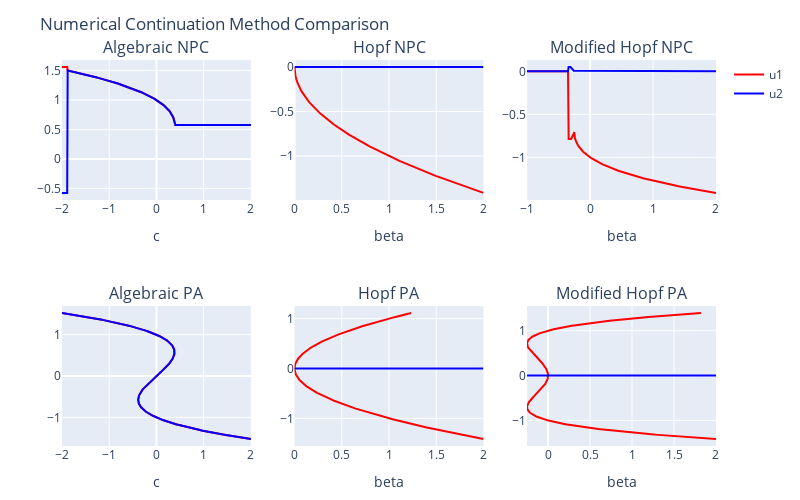

Notebook source saved alongside this figure:
### Code cell
include("../examples/example_functions.jl")
include("../numerical_continuation.jl")
include("../visualisation.jl")


# Excercise 1
algebraic_pv_1, algebraic_c_1 = continuation(
    algebraic,
    [-1 0],
    6,
    "c",
    -2:0.01:2,
    method = "natural_parameter_continuation",
    discretisation = "none",
);

hopf2d_pv_1, hopf2d_c_1 = continuation(
    hopf2d,
    [-1 0],
    6,
    "beta",
    2:-0.01:0,
    method = "natural_parameter_continuation",
    discretisation = "shooting",
);

hopf2d_mod_pv_1, hopf2d_mod_c_1 = continuation(
    hopf2d_modified,
    [-1 0],
    6,
    "beta",
    2:-0.01:-1,
    method = "natural_parameter_continuation",
    discretisation = "shooting",
);


# Excercise 2
algebraic_pv_2, algebraic_c_2 = continuation(
    algebraic,
    [1 1],
    6,
    "c",
    -2:0.01:2,
    method = "pseudo_arclength",
    discretisation = "none",
);

hopf2d_pv_2, hopf2d_c_2 = continuation(
    hopf2d,
    [-1 0],
    6,
    "beta",
    2:-0.01:0,
    method = "pseudo_arclength",
    discretisation = "shooting",
);

hopf2d_mod_pv_2, hopf2d_mod_c_2 = continuation(
    hopf2d_modified,
    [-1 0],
    6,
    "beta",
    2:-0.01:-1,
    method = "pseudo_arclength",
    discretisation = "shooting",
);

# Create traces
p1_u1 = scatter(x = algebraic_pv_1,y = algebraic_c_1[:,1],mode="lines",name="u1",showlegend=true, line=attr(color="red"))
p1_u2 = scatter(x = algebraic_pv_1,y = algebraic_c_1[:,2],mode="lines",name="u2",showlegend=true, line=attr(color="blue"))

p2_u1 = scatter(x = hopf2d_pv_1,y = hopf2d_c_1[:,1],mode="lines",name="u1",showlegend=false, line=attr(color="red"))
p2_u2 = scatter(x = hopf2d_pv_1,y = hopf2d_c_1[:,2],mode="lines",name="u2",showlegend=false, line=attr(color="blue"))

p3_u1 = scatter(x = hopf2d_mod_pv_1,y = hopf2d_mod_c_1[:,1],mode="lines",name="u1",showlegend=false, line=attr(color="red"))
p3_u2 = scatter(x = hopf2d_mod_pv_1,y = hopf2d_mod_c_1[:,2],mode="lines",name="u2",showlegend=false, line=attr(color="blue"))

p4_u1 = scatter(x = algebraic_pv_2,y = algebraic_c_2[:,1],mode="lines",name="u1",showlegend=false, line=attr(color="red"))
p4_u2 = scatter(x = algebraic_pv_2,y = algebraic_c_2[:,2],mode="lines",name="u2",showlegend=false, line=attr(color="blue"))

p5_u1 = scatter(x = hopf2d_pv_2,y = hopf2d_c_2[:,1],mode="lines",name="u1",showlegend=false, line=attr(color="red"))
p5_u2 = scatter(x = hopf2d_pv_2,y = hopf2d_c_2[:,2],mode="lines",name="u2",showlegend=false, line=attr(color="blue"))

p6_u1 = scatter(x = hopf2d_mod_pv_2,y = hopf2d_mod_c_2[:,1],mode="lines",name="u1",showlegend=false, line=attr(color="red"))
p6_u2 = scatter(x = hopf2d_mod_pv_2,y = hopf2d_mod_c_2[:,2],mode="lines",name="u2",showlegend=false, line=attr(color="blue"))



p1 = plot([p1_u1, p1_u2], Layout(title="Algebraic NPC", xaxis_title = "c", yaxis_title = ""))
p2 = plot([p2_u1, p2_u2], Layout(title="Hopf NPC", xaxis_title = "beta", yaxis_title = ""))
p3 = plot([p3_u1, p3_u2], Layout(title="Modified Hopf NPC", xaxis_title = "beta", yaxis_title = ""))
p4 = plot([p4_u1, p4_u2], Layout(title="Algebraic PA", xaxis_title = "c", yaxis_title = ""))
p5 = plot([p5_u1, p5_u2], Layout(title="Hopf PA", xaxis_title = "beta", yaxis_title = ""))
p6 = plot([p6_u1, p6_u2], Layout(title="Modified Hopf PA", xaxis_title = "beta", yaxis_title = ""))

p = [p1 p2 p3; p4 p5 p6]
relayout!(p, height=500, width=800, title_text="Numerical Continuation Method Comparison")
p

### Figure 1 — Plotly figure (JSON) as saved in the notebook; plotly's stock layout.template omitted (floating-point values rounded to 4 significant figures; data arrays with more than 128 entries replaced by an {"elided": "..."} marker saying what was removed)
{"data": [{"line": {"color": "red"}, "mode": "lines", "name": "u1", "showlegend": true, "type": "scatter", "x": {"elided": "401 float values"}, "xaxis": "x1", "y": {"elided": "401 float values"}, "yaxis": "y1"}, {"line": {"color": "blue"}, "mode": "lines", "name": "u2", "showlegend": true, "type": "scatter", "x": {"elided": "401 float values"}, "xaxis": "x1", "y": {"elided": "401 float values"}, "yaxis": "y1"}, {"line": {"color": "red"}, "mode": "lines", "name": "u1", "showlegend": false, "type": "scatter", "x": {"elided": "201 float values"}, "xaxis": "x2", "y": {"elided": "201 float values"}, "yaxis": "y2"}, {"line": {"color": "blue"}, "mode": "lines", "name": "u2", "showlegend": false, "type": "scatter", "x": {"elided": "201 float values"}, "xaxis": "x2", "y": {"elided": "201 float values"}, "yaxis": "y2"}, {"line": {"color": "red"}, "mode": "lines", "name": "u1", "showlegend": false, "type": "scatter", "x": {"elided": "301 float values"}, "xaxis": "x3", "y": {"elided": "301 float values"}, "yaxis": "y3"}, {"line": {"color": "blue"}, "mode": "lines", "name": "u2", "showlegend": false, "type": "scatter", "x": {"elided": "301 float values"}, "xaxis": "x3", "y": {"elided": "301 float values"}, "yaxis": "y3"}, {"line": {"color": "red"}, "mode": "lines", "name": "u1", "showlegend": false, "type": "scatter", "x": {"elided": "792 float values"}, "xaxis": "x4", "y": {"elided": "792 float values"}, "yaxis": "y4"}, {"line": {"color": "blue"}, "mode": "lines", "name": "u2", "showlegend": false, "type": "scatter", "x": {"elided": "792 float values"}, "xaxis": "x4", "y": {"elided": "792 float values"}, "yaxis": "y4"}, {"line": {"color": "red"}, "mode": "lines", "name": "u1", "showlegend": false, "type": "scatter", "x": {"elided": "404 float values"}, "xaxis": "x5", "y": {"elided": "404 float values"}, "yaxis": "y5"}, {"line": {"color": "blue"}, "mode": "lines", "name": "u2", "showlegend": false, "type": "scatter", "x": {"elided": "404 float values"}, "xaxis": "x5", "y": {"elided": "404 float values"}, "yaxis": "y5"}, {"line": {"color": "red"}, "mode": "lines", "name": "u1", "showlegend": false, "type": "scatter", "x": {"elided": "604 float values"}, "xaxis": "x6", "y": {"elided": "604 float values"}, "yaxis": "y6"}, {"line": {"color": "blue"}, "mode": "lines", "name": "u2", "showlegend": false, "type": "scatter", "x": {"elided": "604 float values"}, "xaxis": "x6", "y": {"elided": "604 float values"}, "yaxis": "y6"}], "layout": {"annotations": [{"font": {"size": 16}, "showarrow": false, "text": "Algebraic NPC", "x": 0.1444, "xanchor": "center", "xref": "paper", "y": 1, "yanchor": "bottom", "yref": "paper"}, {"font": {"size": 16}, "showarrow": false, "text": "Hopf NPC", "x": 0.5, "xanchor": "center", "xref": "paper", "y": 1, "yanchor": "bottom", "yref": "paper"}, {"font": {"size": 16}, "showarrow": false, "text": "Modified Hopf NPC", "x": 0.8556, "xanchor": "center", "xref": "paper", "y": 1, "yanchor": "bottom", "yref": "paper"}, {"font": {"size": 16}, "showarrow": false, "text": "Algebraic PA", "x": 0.1444, "xanchor": "center", "xref": "paper", "y": 0.3625, "yanchor": "bottom", "yref": "paper"}, {"font": {"size": 16}, "showarrow": false, "text": "Hopf PA", "x": 0.5, "xanchor": "center", "xref": "paper", "y": 0.3625, "yanchor": "bottom", "yref": "paper"}, {"font": {"size": 16}, "showarrow": false, "text": "Modified Hopf PA", "x": 0.8556, "xanchor": "center", "xref": "paper", "y": 0.3625, "yanchor": "bottom", "yref": "paper"}], "height": 500, "margin": {"b": 50, "l": 50, "r": 50, "t": 60}, "title": {"text": "Numerical Continuation Method Comparison"}, "width": 800, "xaxis1": {"anchor": "y1", "domain": [0, 0.2889], "title": {"text": "c"}}, "xaxis2": {"anchor": "y2", "domain": [0.3556, 0.6444], "title": {"text": "beta"}}, "xaxis3": {"anchor": "y3", "domain": [0.7111, 1], "title": {"text": "beta"}}, "xaxis4": {"anchor": "y4", "domain": [0, 0.2889], "title": {"text": "c"}}, "xaxis5": {"anchor": "y5", "domain": [0.3556, 0.6444], "title": {"text": "beta"}}, "xaxis6": {"anchor": "y6", "domain": [0.7111, 1], "title": {"text": "beta"}}, "yaxis1": {"anchor": "x1", "domain": [0.6375, 1], "title": {"text": ""}}, "yaxis2": {"anchor": "x2", "domain": [0.6375, 1], "title": {"text": ""}}, "yaxis3": {"anchor": "x3", "domain": [0.6375, 1], "title": {"text": ""}}, "yaxis4": {"anchor": "x4", "domain": [5.551e-17, 0.3625], "title": {"text": ""}}, "yaxis5": {"anchor": "x5", "domain": [5.551e-17, 0.3625], "title": {"text": ""}}, "yaxis6": {"anchor": "x6", "domain": [5.551e-17, 0.3625], "title": {"text": ""}}}}
